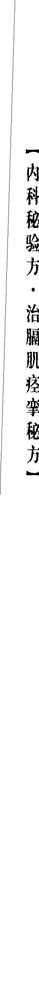
#> input picture scripts/archive/crop_compare/inpaint_p295/01_original.png, 39 x 1000 px, shrunk from 80 x 2055 before the run
$ python -i layout_classifier.py   (imports and definitions only)
#> lines starting #> are read from the running program, lines starting #| are printed output that depends on the picture; after the words box and inside, x2 and y2 are one past the last pixel; in counts of white or black regions, pixels touching at a corner belong together
"""
版式分类模块

对页面图像进行版式分类，判断页面类型：
- 'text': 纯文本页面（单栏）
- 'table': 表格主导页面
- 'multi_column': 多栏排版页面

分类方法基于传统图像处理（无需深度学习模型）：
- 通过分析水平/垂直投影
- 连通域分析
- 直线检测（表格线）
- 文本列分布统计

置信度 < 0.9 时建议并行运行双管线。
"""

from typing import Any, Dict, Tuple

import cv2
import numpy as np


class LayoutClassifier:
    """页面版式分类器。

    使用传统图像处理方法对页面进行版式分类，无需深度学习模型。
    分类结果用于决定后续处理流程（单栏/多栏/表格专用管线）。

    Attributes
    ----------
    min_table_line_ratio : float
        判定为表格的最低直线比例阈值。
    min_col_gap_ratio : float
        判定为多栏的最低列间距比例。
    min_col_count : int
        判定为多栏的最少列数。

    Examples
    --------
    >>> classifier = LayoutClassifier()
    >>> result = classifier.classify_page(page_img)
    >>> print(result)
    {'page_type': 'text', 'confidence': 0.92}
    """

    def __init__(
        self,
        min_table_line_ratio: float = 0.08,
        min_col_gap_ratio: float = 0.04,
        min_col_count: int = 2,
    ) -> None:
        """初始化版式分类器。

        Parameters
        ----------
        min_table_line_ratio :
            判定为表格的最小水平/垂直直线面积占页面比例，默认 0.08。
        min_col_gap_ratio :
            判定为多栏的最小列间距占页面宽度比例，默认 0.04。
        min_col_count :
            判定为多栏的最少列数，默认 2。
        """
        self.min_table_line_ratio = min_table_line_ratio
        self.min_col_gap_ratio = min_col_gap_ratio
        self.min_col_count = min_col_count

    def classify_page(self, page_img: np.ndarray) -> Dict[str, Any]:
        """对页面图像进行版式分类。

        分类逻辑：
        1. 预处理：灰度化 + 二值化
        2. 表格检测：检测水平和垂直直线
        3. 多栏检测：通过垂直投影分析文本列分布
        4. 综合判定并计算置信度

        Parameters
        ----------
        page_img :
            输入页面图像，BGR uint8。

        Returns
        -------
        dict
            {
                'page_type': 'text' | 'table' | 'multi_column',
                'confidence': float,  # 0.0 ~ 1.0
            }
            置信度 < 0.9 时建议并行运行双管线。
        """
        if page_img is None or page_img.size == 0:
            return {'page_type': 'text', 'confidence': 0.0}

        # 灰度化
        if len(page_img.shape) == 3 and page_img.shape[2] == 3:
            gray = cv2.cvtColor(page_img, cv2.COLOR_BGR2GRAY)
        else:
            gray = page_img.copy()

        h, w = gray.shape[:2]
        if h < 10 or w < 10:
            return {'page_type': 'text', 'confidence': 0.5}

        # 二值化（反转：文字为白色，背景为黑色）
        _, binary_inv = cv2.threshold(
            gray, 0, 255, cv2.THRESH_BINARY_INV + cv2.THRESH_OTSU
        )

        # ---- 1. 表格检测 ----
        table_score = self._detect_table_score(binary_inv, w, h)

        # ---- 2. 多栏检测 ----
        column_score, col_count = self._detect_multi_column(
            binary_inv, w, h
        )

        # ---- 3. 综合判定 ----
        page_type, confidence = self._decide_layout(
            table_score, column_score, col_count, w, h
        )

        return {
            'page_type': page_type,
            'confidence': round(confidence, 3),
        }

    def _detect_table_score(
        self, binary_inv: np.ndarray, page_w: int, page_h: int
    ) -> float:
        """检测表格线的比例，返回表格特征分数。

        使用形态学操作检测水平和垂直直线，计算其占页面面积的比例。

        Parameters
        ----------
        binary_inv :
            反转二值图（文字白、背景黑）。
        page_w, page_h :
            页面宽高。

        Returns
        -------
        float
            表格线面积占页面面积的比例。
        """
        page_area = page_w * page_h
        if page_area == 0:
            return 0.0

        # 检测水平线
        h_kernel_len = max(page_w // 15, 20)
        h_kernel = cv2.getStructuringElement(
            cv2.MORPH_RECT, (h_kernel_len, 1)
        )
        h_lines = cv2.morphologyEx(binary_inv, cv2.MORPH_OPEN, h_kernel)
        np.sum(h_lines > 0)

        # 检测垂直线
        v_kernel_len = max(page_h // 30, 15)
        v_kernel = cv2.getStructuringElement(
            cv2.MORPH_RECT, (1, v_kernel_len)
        )
        v_lines = cv2.morphologyEx(binary_inv, cv2.MORPH_OPEN, v_kernel)
        np.sum(v_lines > 0)

        # 合并直线区域
        combined_lines = cv2.bitwise_or(h_lines, v_lines)
        total_line_area = np.sum(combined_lines > 0)

        # 计算比例
        line_ratio = total_line_area / page_area

        # 额外检测：Hough 直线检测（作为辅助）
        edges = cv2.Canny(binary_inv, 50, 150)
        try:
            hough_lines = cv2.HoughLinesP(
                edges, 1, np.pi / 180,
                threshold=max(page_w // 8, 50),
                minLineLength=max(page_w // 10, 30),
                maxLineGap=5,
            )
        except cv2.error:
            hough_lines = None

        hough_boost = 0.0
        if hough_lines is not None and len(hough_lines) >= 3:
            # 统计近似水平和垂直的线
            h_count = 0
            v_count = 0
            for line in hough_lines:
                x1, y1, x2, y2 = line[0]
                dx = abs(x2 - x1)
                dy = abs(y2 - y1)
                if dy == 0:
                    h_count += 1
                elif dx == 0:
                    v_count += 1
                elif dy / (dx + 1e-6) < 0.1:
                    h_count += 1
                elif dx / (dy + 1e-6) < 0.1:
                    v_count += 1

            # 同时有水平和垂直线 → 更可能是表格
            if h_count >= 2 and v_count >= 2:
                hough_boost = 0.05

        return min(line_ratio + hough_boost, 1.0)

    def _detect_multi_column(
        self, binary_inv: np.ndarray, page_w: int, page_h: int
    ) -> Tuple[float, int]:
        """检测多栏排版特征。

        通过垂直投影分析，寻找文本列的分布模式。

        Parameters
        ----------
        binary_inv :
            反转二值图（文字白、背景黑）。
        page_w, page_h :
            页面宽高。

        Returns
        -------
        Tuple[float, int]
            (多栏特征分数, 检测到的列数)。
        """
        if page_w < 100 or page_h < 100:
            return 0.0, 1

        # 垂直投影（统计每列的白色像素数 = 文字量）
        v_projection = np.sum(binary_inv > 0, axis=0).astype(np.float64)

        # 平滑投影曲线
        kernel_size = max(5, page_w // 100)
        if kernel_size % 2 == 0:
            kernel_size += 1
        smoothed = cv2.GaussianBlur(
            v_projection.reshape(1, -1), (kernel_size, 1), 0
        ).flatten()

        # 归一化
        if np.max(smoothed) > 0:
            smoothed = smoothed / np.max(smoothed)

        # 检测文本列和列间隙
        # 使用阈值区分文本区（高投影值）和间隙区（低投影值）
        threshold = 0.15
        is_text = smoothed > threshold

        # 寻找文本列
        columns = []
        in_text = False
        col_start = 0

        for i, text_flag in enumerate(is_text):
            if text_flag and not in_text:
                in_text = True
                col_start = i
            elif not text_flag and in_text:
                in_text = False
                col_end = i
                col_width = col_end - col_start
                # 过滤过窄的列
                min_col_width = page_w * 0.08
                if col_width >= min_col_width:
                    columns.append((col_start, col_end, col_width))

        # 处理末尾
        if in_text:
            col_end = len(is_text)
            col_width = col_end - col_start
            min_col_width = page_w * 0.08
            if col_width >= min_col_width:
                columns.append((col_start, col_end, col_width))

        col_count = len(columns)

        if col_count < self.min_col_count:
            return 0.0, col_count

        # 计算列间间隙的一致性
        gaps = []
        for i in range(len(columns) - 1):
            gap = columns[i + 1][0] - columns[i][1]
            gaps.append(gap)

        if not gaps:
            return 0.0, col_count

        avg_gap = np.mean(gaps)
        gap_ratio = avg_gap / page_w if page_w > 0 else 0.0

        # 列宽一致性（变异系数）
        col_widths = [c[2] for c in columns]
        cv_width = np.std(col_widths) / (np.mean(col_widths) + 1e-6)

        # 多栏分数：间隙比例 + 列宽一致性奖励
        multi_col_score = gap_ratio
        if cv_width < 0.3:  # 列宽接近一致
            multi_col_score += 0.05
        if col_count >= 3:
            multi_col_score += 0.03  # 3+列额外加权

        return min(multi_col_score, 1.0), col_count

    def _decide_layout(
        self,
        table_score: float,
        column_score: float,
        col_count: int,
        page_w: int,
        page_h: int,
    ) -> Tuple[str, float]:
        """综合判定页面版式类型和置信度。

        Parameters
        ----------
        table_score :
            表格特征分数（直线面积比例）。
        column_score :
            多栏特征分数。
        col_count :
            检测到的列数。
        page_w, page_h :
            页面宽高。

        Returns
        -------
        Tuple[str, float]
            (page_type, confidence)
        """
        # 表格判定
        is_table = table_score >= self.min_table_line_ratio

        # 多栏判定
        is_multi_col = (
            column_score >= self.min_col_gap_ratio
            and col_count >= self.min_col_count
        )

        # 优先级：表格 > 多栏 > 纯文本
        if is_table and is_multi_col:
            # 同时满足，比较分数
            if table_score > column_score * 2:
                page_type = 'table'
                confidence = min(table_score * 5, 0.95)
            else:
                page_type = 'multi_column'
                confidence = min(column_score * 8, 0.95)
        elif is_table:
            page_type = 'table'
            # 置信度：直线比例越高越确信
            confidence = min(table_score * 5, 0.98)
        elif is_multi_col:
            page_type = 'multi_column'
            # 置信度：基于列间间隙和列数
            confidence = min(0.7 + column_score * 5 + col_count * 0.05, 0.95)
        else:
            page_type = 'text'
            # 纯文本的置信度：表格和多栏分数越低越确信
            anti_confidence = max(table_score * 5, column_score * 8)
            confidence = max(0.5, 1.0 - anti_confidence)

        # 确保置信度在合理范围
        confidence = float(np.clip(confidence, 0.0, 1.0))

        return page_type, confidence

>>> import cv2
>>> picture = cv2.imread('../../../../scripts/archive/crop_compare/inpaint_p295/01_original.png')
#> picture is the input picture: shape (1000, 39, 3); min 0, max 255, mean 245.5
>>> result = LayoutClassifier().classify_page(picture)
#> in classify_page, `_, binary_inv = cv2.threshold( gray, 0, 255, cv2.THRESH_BINARY_INV + c..`:
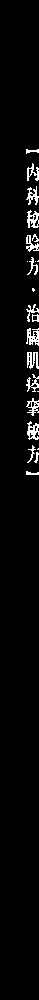
#> binary_inv: shape (1000, 39); 3.6% white in thin lines or dots, all inside (x1, y1, x2, y2) = (26, 149, 39, 475)
#> in _detect_table_score, `h_lines = cv2.morphologyEx(binary_inv, cv2.MORPH_OPEN, h_kernel)`:
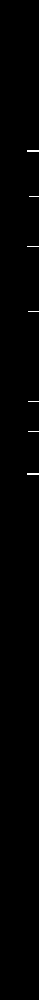
#> h_lines: shape (1000, 39); 0.26% white in thin lines or dots, all inside (x1, y1, x2, y2) = (27, 150, 39, 475)
#> in _detect_table_score, `v_lines = cv2.morphologyEx(binary_inv, cv2.MORPH_OPEN, v_kernel)`: v_lines: shape (1000, 39); every value is 0
#> in _detect_table_score, `total_line_area = np.sum(combined_lines > 0)`: total_line_area = 103
#> in _detect_table_score, `line_ratio = total_line_area / page_area`: line_ratio = 0.00264
#> in _detect_table_score, `edges = cv2.Canny(binary_inv, 50, 150)`:
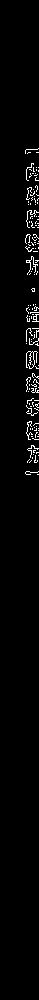
#> edges: shape (1000, 39); 2.4% white in thin lines or dots, all inside (x1, y1, x2, y2) = (25, 148, 39, 475)
#> in _detect_table_score, `hough_lines = cv2.HoughLinesP( edges, 1, np.pi / 180, threshold=max(pa..`: hough_lines = [[33, 406, 33, 373]]
#> in classify_page, `table_score = self._detect_table_score(binary_inv, w, h)`: table_score = 0.00264
#> in classify_page, `column_score, col_count = self._detect_multi_column( binary_inv, w, h )`: column_score = 0; col_count = 1
#> in _decide_layout, `is_table = table_score >= self.min_table_line_ratio`: is_table = False
#> in _decide_layout, `anti_confidence = max(table_score * 5, column_score * 8)`: anti_confidence = 0.0132
#> in _decide_layout, `confidence = max(0.5, 1.0 - anti_confidence)`: confidence = 0.987
#> in classify_page, `page_type, confidence = self._decide_layout( table_score, column_score..`: page_type = 'text'; confidence = 0.987
#> result = {'page_type': 'text', 'confidence': 0.987}
